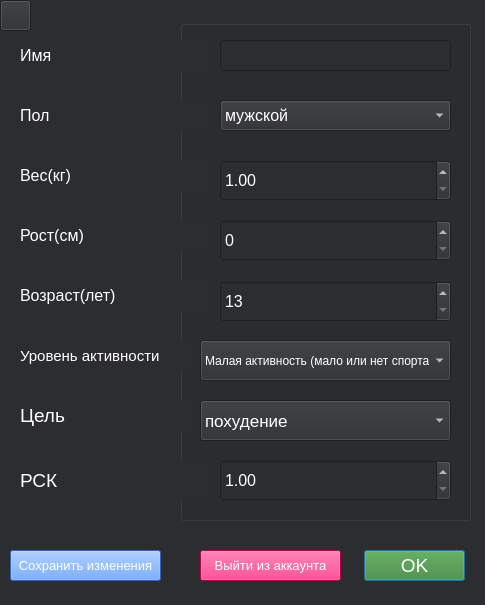
<?xml version="1.0" encoding="UTF-8"?>
<ui version="4.0">
 <class>Dialog</class>
 <widget class="QDialog" name="Dialog">
  <property name="geometry">
   <rect>
    <x>0</x>
    <y>0</y>
    <width>485</width>
    <height>605</height>
   </rect>
  </property>
  <property name="windowTitle">
   <string>Dialog</string>
  </property>
  <property name="styleSheet">
   <string notr="true">background-color: #2B2D30;</string>
  </property>
  <widget class="QPushButton" name="OKButton">
   <property name="geometry">
    <rect>
     <x>364</x>
     <y>550</y>
     <width>101</width>
     <height>31</height>
    </rect>
   </property>
   <property name="font">
    <font>
     <pointsize>14</pointsize>
    </font>
   </property>
   <property name="styleSheet">
    <string notr="true">background-color: rgb(60, 133, 39);
color: rgb(255, 255, 255);</string>
   </property>
   <property name="text">
    <string>OK</string>
   </property>
  </widget>
  <widget class="QPushButton" name="QuitButton">
   <property name="geometry">
    <rect>
     <x>200</x>
     <y>550</y>
     <width>141</width>
     <height>31</height>
    </rect>
   </property>
   <property name="font">
    <font>
     <pointsize>10</pointsize>
    </font>
   </property>
   <property name="styleSheet">
    <string notr="true">background-color: rgb(255, 0, 102);
color: rgb(255, 255, 255);</string>
   </property>
   <property name="text">
    <string>Выйти из аккаунта</string>
   </property>
  </widget>
  <widget class="QGroupBox" name="groupBox">
   <property name="geometry">
    <rect>
     <x>180</x>
     <y>20</y>
     <width>291</width>
     <height>501</height>
    </rect>
   </property>
   <property name="styleSheet">
    <string notr="true">border-color: rgb(255, 0, 0);</string>
   </property>
   <property name="title">
    <string/>
   </property>
   <widget class="QSpinBox" name="age">
    <property name="geometry">
     <rect>
      <x>40</x>
      <y>261</y>
      <width>231</width>
      <height>41</height>
     </rect>
    </property>
    <property name="font">
     <font>
      <pointsize>12</pointsize>
     </font>
    </property>
    <property name="styleSheet">
     <string notr="true">border-color: rgb(255, 255, 255);
color: rgb(255, 255, 255);</string>
    </property>
    <property name="minimum">
     <number>13</number>
    </property>
    <property name="maximum">
     <number>300</number>
    </property>
   </widget>
   <widget class="QDoubleSpinBox" name="kcal">
    <property name="geometry">
     <rect>
      <x>40</x>
      <y>440</y>
      <width>231</width>
      <height>41</height>
     </rect>
    </property>
    <property name="font">
     <font>
      <pointsize>12</pointsize>
     </font>
    </property>
    <property name="styleSheet">
     <string notr="true">border-color: rgb(255, 255, 255);
color: rgb(255, 255, 255);</string>
    </property>
    <property name="minimum">
     <double>1.000000000000000</double>
    </property>
    <property name="maximum">
     <double>9999999999999999538762658202121142272.000000000000000</double>
    </property>
   </widget>
   <widget class="QDoubleSpinBox" name="weight">
    <property name="geometry">
     <rect>
      <x>40</x>
      <y>140</y>
      <width>231</width>
      <height>41</height>
     </rect>
    </property>
    <property name="font">
     <font>
      <pointsize>12</pointsize>
     </font>
    </property>
    <property name="styleSheet">
     <string notr="true">border-color: rgb(255, 255, 255);
color: rgb(255, 255, 255);</string>
    </property>
    <property name="minimum">
     <double>1.000000000000000</double>
    </property>
    <property name="maximum">
     <double>300.990000000000009</double>
    </property>
   </widget>
   <widget class="QLineEdit" name="name">
    <property name="geometry">
     <rect>
      <x>40</x>
      <y>20</y>
      <width>231</width>
      <height>31</height>
     </rect>
    </property>
    <property name="font">
     <font>
      <pointsize>12</pointsize>
     </font>
    </property>
    <property name="styleSheet">
     <string notr="true">color: rgb(255, 255, 255);</string>
    </property>
   </widget>
   <widget class="QComboBox" name="target">
    <property name="geometry">
     <rect>
      <x>20</x>
      <y>380</y>
      <width>251</width>
      <height>41</height>
     </rect>
    </property>
    <property name="font">
     <font>
      <pointsize>13</pointsize>
     </font>
    </property>
    <property name="styleSheet">
     <string notr="true">border-color: rgb(255, 255, 255);
color: rgb(255, 255, 255);</string>
    </property>
    <item>
     <property name="text">
      <string>похудение</string>
     </property>
    </item>
    <item>
     <property name="text">
      <string>удержание веса</string>
     </property>
    </item>
    <item>
     <property name="text">
      <string>набор массы</string>
     </property>
    </item>
   </widget>
   <widget class="QSpinBox" name="height">
    <property name="geometry">
     <rect>
      <x>40</x>
      <y>200</y>
      <width>231</width>
      <height>41</height>
     </rect>
    </property>
    <property name="font">
     <font>
      <pointsize>12</pointsize>
     </font>
    </property>
    <property name="styleSheet">
     <string notr="true">border-color: rgb(255, 255, 255);
color: rgb(255, 255, 255);</string>
    </property>
    <property name="maximum">
     <number>300</number>
    </property>
   </widget>
   <widget class="QComboBox" name="activity">
    <property name="geometry">
     <rect>
      <x>20</x>
      <y>320</y>
      <width>251</width>
      <height>41</height>
     </rect>
    </property>
    <property name="font">
     <font>
      <pointsize>9</pointsize>
     </font>
    </property>
    <property name="styleSheet">
     <string notr="true">border-color: rgb(255, 255, 255);
color: rgb(255, 255, 255);</string>
    </property>
    <item>
     <property name="text">
      <string>Малая активность (мало или нет спорта)</string>
     </property>
    </item>
    <item>
     <property name="text">
      <string>Невысокая активность (спорт 1-3 дня в неделю)</string>
     </property>
    </item>
    <item>
     <property name="text">
      <string>Умеренная активность (спорт 3-5 дней в неделю)</string>
     </property>
    </item>
    <item>
     <property name="text">
      <string>Высокая активность (спорт 6-7 дней в неделю)</string>
     </property>
    </item>
    <item>
     <property name="text">
      <string>Очень высокая активность (тяжёлые физические упражнения)</string>
     </property>
    </item>
   </widget>
   <widget class="QComboBox" name="sex">
    <property name="geometry">
     <rect>
      <x>40</x>
      <y>80</y>
      <width>231</width>
      <height>31</height>
     </rect>
    </property>
    <property name="font">
     <font>
      <pointsize>12</pointsize>
     </font>
    </property>
    <property name="styleSheet">
     <string notr="true">border-color: rgb(255, 255, 255);
color: rgb(255, 255, 255);</string>
    </property>
    <item>
     <property name="text">
      <string>мужской</string>
     </property>
    </item>
    <item>
     <property name="text">
      <string>женский</string>
     </property>
    </item>
   </widget>
  </widget>
  <widget class="QLabel" name="label_9">
   <property name="geometry">
    <rect>
     <x>20</x>
     <y>460</y>
     <width>191</width>
     <height>41</height>
    </rect>
   </property>
   <property name="font">
    <font>
     <pointsize>14</pointsize>
     <weight>50</weight>
     <bold>false</bold>
    </font>
   </property>
   <property name="styleSheet">
    <string notr="true">color: rgb(255, 255, 255);</string>
   </property>
   <property name="text">
    <string>РСК</string>
   </property>
  </widget>
  <widget class="QLabel" name="label_7">
   <property name="geometry">
    <rect>
     <x>20</x>
     <y>340</y>
     <width>171</width>
     <height>31</height>
    </rect>
   </property>
   <property name="font">
    <font>
     <pointsize>11</pointsize>
     <weight>50</weight>
     <bold>false</bold>
    </font>
   </property>
   <property name="styleSheet">
    <string notr="true">color: rgb(255, 255, 255);</string>
   </property>
   <property name="text">
    <string>Уровень активности</string>
   </property>
  </widget>
  <widget class="QLabel" name="label_4">
   <property name="geometry">
    <rect>
     <x>20</x>
     <y>160</y>
     <width>191</width>
     <height>31</height>
    </rect>
   </property>
   <property name="font">
    <font>
     <pointsize>12</pointsize>
     <weight>50</weight>
     <bold>false</bold>
    </font>
   </property>
   <property name="styleSheet">
    <string notr="true">color: rgb(255, 255, 255);</string>
   </property>
   <property name="text">
    <string>Вес(кг)</string>
   </property>
  </widget>
  <widget class="QLabel" name="label_8">
   <property name="geometry">
    <rect>
     <x>20</x>
     <y>400</y>
     <width>171</width>
     <height>31</height>
    </rect>
   </property>
   <property name="font">
    <font>
     <pointsize>14</pointsize>
     <weight>50</weight>
     <bold>false</bold>
    </font>
   </property>
   <property name="styleSheet">
    <string notr="true">color: rgb(255, 255, 255);</string>
   </property>
   <property name="text">
    <string>Цель</string>
   </property>
  </widget>
  <widget class="QLabel" name="label_3">
   <property name="geometry">
    <rect>
     <x>20</x>
     <y>100</y>
     <width>191</width>
     <height>31</height>
    </rect>
   </property>
   <property name="font">
    <font>
     <pointsize>12</pointsize>
     <weight>50</weight>
     <bold>false</bold>
    </font>
   </property>
   <property name="styleSheet">
    <string notr="true">color: rgb(255, 255, 255);</string>
   </property>
   <property name="text">
    <string>Пол</string>
   </property>
  </widget>
  <widget class="QLabel" name="label_6">
   <property name="geometry">
    <rect>
     <x>20</x>
     <y>280</y>
     <width>191</width>
     <height>31</height>
    </rect>
   </property>
   <property name="font">
    <font>
     <pointsize>12</pointsize>
     <weight>50</weight>
     <bold>false</bold>
    </font>
   </property>
   <property name="styleSheet">
    <string notr="true">color: rgb(255, 255, 255);</string>
   </property>
   <property name="text">
    <string>Возраст(лет)</string>
   </property>
  </widget>
  <widget class="QLabel" name="label_2">
   <property name="geometry">
    <rect>
     <x>20</x>
     <y>40</y>
     <width>191</width>
     <height>31</height>
    </rect>
   </property>
   <property name="font">
    <font>
     <pointsize>12</pointsize>
     <weight>50</weight>
     <bold>false</bold>
    </font>
   </property>
   <property name="styleSheet">
    <string notr="true">color: rgb(255, 255, 255);</string>
   </property>
   <property name="text">
    <string>Имя</string>
   </property>
  </widget>
  <widget class="QLabel" name="label_5">
   <property name="geometry">
    <rect>
     <x>20</x>
     <y>220</y>
     <width>191</width>
     <height>31</height>
    </rect>
   </property>
   <property name="font">
    <font>
     <pointsize>12</pointsize>
     <weight>50</weight>
     <bold>false</bold>
    </font>
   </property>
   <property name="styleSheet">
    <string notr="true">color: rgb(255, 255, 255);</string>
   </property>
   <property name="text">
    <string>Рост(см)</string>
   </property>
  </widget>
  <widget class="QPushButton" name="ChangeButton">
   <property name="geometry">
    <rect>
     <x>10</x>
     <y>550</y>
     <width>151</width>
     <height>31</height>
    </rect>
   </property>
   <property name="font">
    <font>
     <pointsize>10</pointsize>
    </font>
   </property>
   <property name="styleSheet">
    <string notr="true">background-color:#4C8DF5;
color: rgb(255, 255, 255);</string>
   </property>
   <property name="text">
    <string>Сохранить изменения</string>
   </property>
  </widget>
  <widget class="QPushButton" name="FileButton">
   <property name="geometry">
    <rect>
     <x>0</x>
     <y>0</y>
     <width>31</width>
     <height>31</height>
    </rect>
   </property>
   <property name="text">
    <string/>
   </property>
   <property name="icon">
    <iconset>
     <normaloff>../images/txt.png</normaloff>../images/txt.png</iconset>
   </property>
   <property name="iconSize">
    <size>
     <width>16</width>
     <height>16</height>
    </size>
   </property>
  </widget>
 </widget>
 <resources/>
 <connections/>
</ui>
